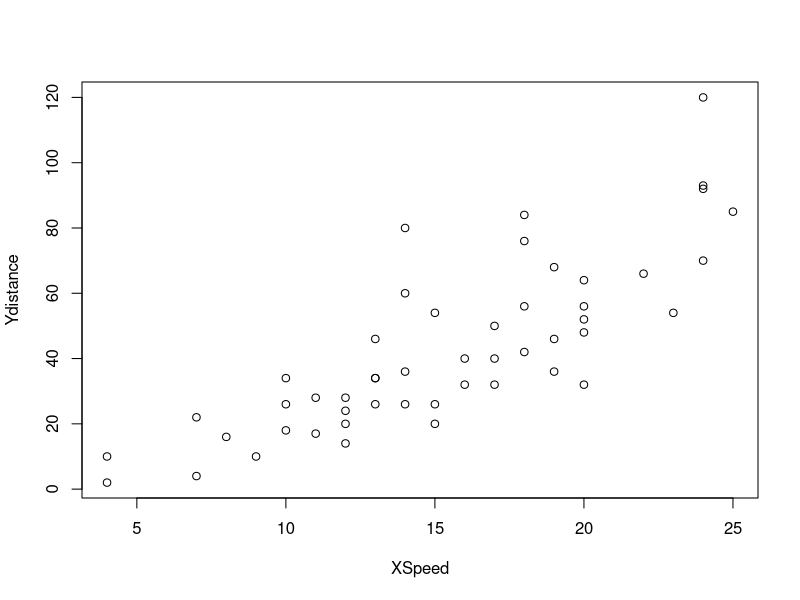
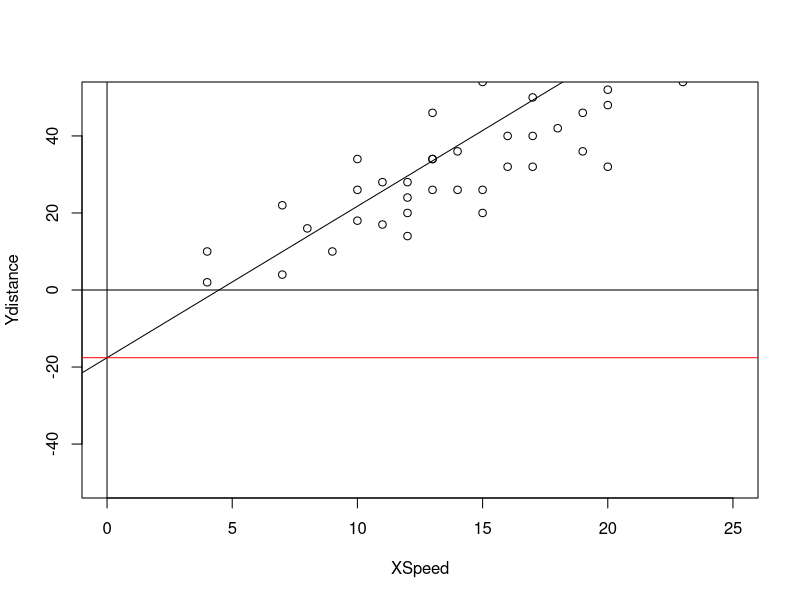
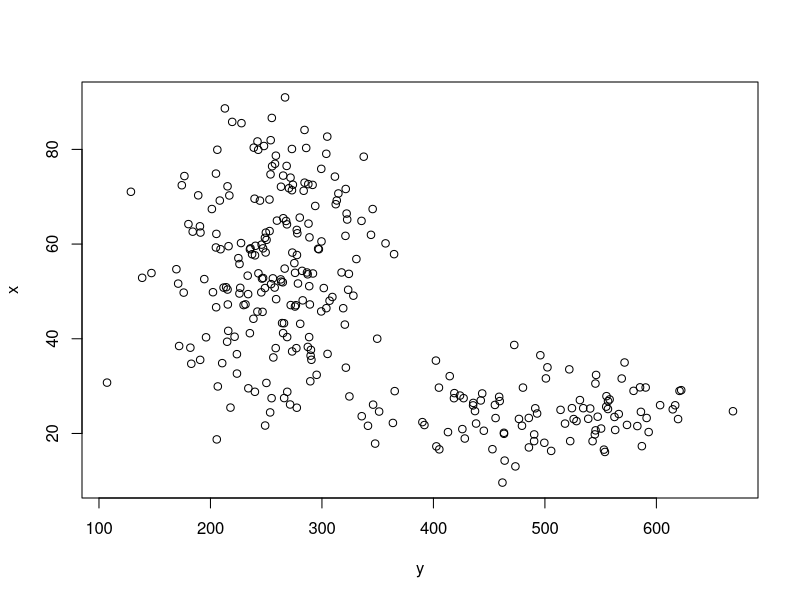

Recreate these plots in R, in order.
## ---- chunk 1

data <- cars


Ydistance <- cars$dist
XSpeed <- cars$speed

# Y should be

plot(Ydistance ~ XSpeed)


coorelationXY <- cor(Ydistance, XSpeed)
coorelationXY

determinationXY <- coorelationXY^2
determinationXY

OtherFactors <- 1 - determinationXY
OtherFactors



linearReg <- lm(Ydistance ~ XSpeed)

SumData <- summary(linearReg)
SumData
names(SumData)

SumData$coefficients

SumData$coefficients[[1]]





plot(Ydistance ~ XSpeed,
    xlim = c(0, 25),
    ylim = c(-50, 50)
)
abline(linearReg)
abline(v = 0)
abline(h = 0)
abline(h = -17.579, col = "red")
## ---- chunk 2
linearReg <- lm(Ydistance ~ XSpeed)
## ---- chunk 3
x <- sqrt(0.298)
x

y <- x^2
y
## ---- chunk 4
A <- c(1, 2)
B <- c(3, 4)
C <- c(5, 6)

D <- c(A, B, C)

E <- matrix(D, nrow = 3, byrow = TRUE)

E

t <- qt(0.01 / 2, 17)
t
## ---- chunk 5
x <- c(rnorm(200, mean = 55, sd = 15), rnorm(100, mean = 25, sd = 5))

y <- c(rnorm(200, mean = 256, sd = 43), rnorm(100, mean = 500, sd = 80))

plot(x ~ y)

weight <- c(20, 22, 30, 24, 44, 75, 120, 150, 200, 80)
x <- mean(weight)
x
## ---- chunk 6
company <- c("A", "B", "C", "D", "E", "F")
cars <- c(63, 29, 20.8, 19.1, 13.4, 8.5)
income <- c(7, 3.9, 2.1, 2.8, 1.4, 1.5)

n <- length(company)

r <- cor(income, cars)
r

alpha <- 0.05

t_left <- qt(alpha / 2, n - 1)
t_right <- qt(1 - (alpha / 2), n - 1)
t_left
t_right

testValue <- r * sqrt((n - 2) / (1 - r^2))

testValue

paste("Can we reject the null hypothesis based on test value", testValue > t_right)

pvalue <- 2 * pt(testValue, n - 1, lower.tail = FALSE)
pvalue
